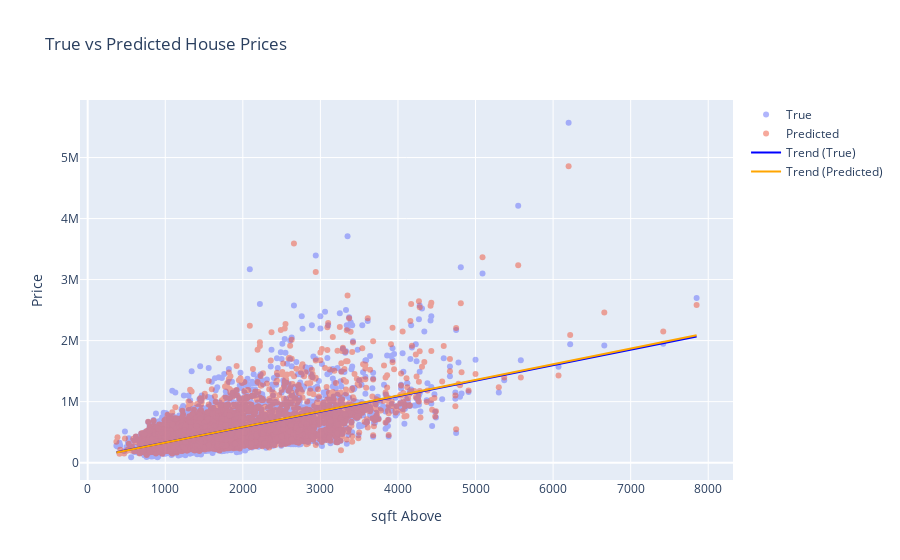

Write notebook code for a chart like this one.
### Code cell
# create a scatter plot with true prices in blue and predicted prices in orange
fig = go.Figure()
fig.add_trace(go.Scatter(x=X_test['sqft_above'], y=y_test, mode='markers', name='True', opacity=0.5))
fig.add_trace(go.Scatter(x=X_test['sqft_above'], y=y_pred, mode='markers', name='Predicted', opacity=0.5))

# add trend lines
fig.add_trace(go.Scatter(x=X_test['sqft_above'], y=np.poly1d(np.polyfit(X_test['sqft_above'], y_test, 1))(X_test['sqft_above']),
                    mode='lines', name='Trend (True)', line=dict(color='blue')))
fig.add_trace(go.Scatter(x=X_test['sqft_above'], y=np.poly1d(np.polyfit(X_test['sqft_above'], y_pred, 1))(X_test['sqft_above']),
                    mode='lines', name='Trend (Predicted)', line=dict(color='orange')))

# set axis labels and title
fig.update_layout(xaxis_title='sqft Above', yaxis_title='Price', title='True vs Predicted House Prices')

# show the plot
fig.show()

### Figure 1 — Plotly figure (JSON) as saved in the notebook; plotly's stock layout.template omitted (floating-point values rounded to 4 significant figures; data arrays with more than 128 entries replaced by an {"elided": "..."} marker saying what was removed)
{"data": [{"mode": "markers", "name": "True", "opacity": 0.5, "type": "scatter", "x": {"elided": "4323 int values"}, "y": {"elided": "4323 int values"}}, {"mode": "markers", "name": "Predicted", "opacity": 0.5, "type": "scatter", "x": {"elided": "4323 int values"}, "y": {"elided": "4323 float values"}}, {"line": {"color": "blue"}, "mode": "lines", "name": "Trend (True)", "type": "scatter", "x": {"elided": "4323 int values"}, "y": {"elided": "4323 float values"}}, {"line": {"color": "orange"}, "mode": "lines", "name": "Trend (Predicted)", "type": "scatter", "x": {"elided": "4323 int values"}, "y": {"elided": "4323 float values"}}], "layout": {"title": {"text": "True vs Predicted House Prices"}, "xaxis": {"title": {"text": "sqft Above"}}, "yaxis": {"title": {"text": "Price"}}}}
